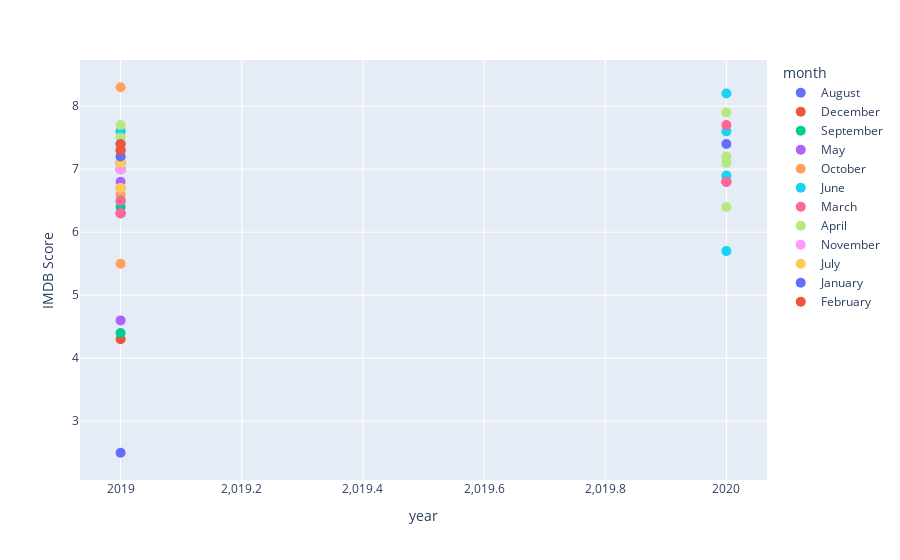

Notebook code cell kept with this figure:
### Code cell
fig = px.scatter(netflix_orginal_df_doc, x='year', y='IMDB Score', color='month')
fig.update_traces(marker_size=10)
fig.show()

### Figure 1 — Plotly figure (JSON) as saved in the notebook; plotly's stock layout.template omitted (floating-point values rounded to 4 significant figures)
{"data": [{"hovertemplate": "month=August<br>year=%{x}<br>IMDB Score=%{y}<extra></extra>", "legendgroup": "August", "marker": {"color": "#636efa", "size": 10, "symbol": "circle"}, "mode": "markers", "name": "August", "orientation": "v", "showlegend": true, "type": "scatter", "x": [2019, 2019, 2019], "xaxis": "x", "y": [2.5, 6.3, 7.4], "yaxis": "y"}, {"hovertemplate": "month=December<br>year=%{x}<br>IMDB Score=%{y}<extra></extra>", "legendgroup": "December", "marker": {"color": "#EF553B", "size": 10, "symbol": "circle"}, "mode": "markers", "name": "December", "orientation": "v", "showlegend": true, "type": "scatter", "x": [2019, 2019], "xaxis": "x", "y": [4.3, 7.1], "yaxis": "y"}, {"hovertemplate": "month=September<br>year=%{x}<br>IMDB Score=%{y}<extra></extra>", "legendgroup": "September", "marker": {"color": "#00cc96", "size": 10, "symbol": "circle"}, "mode": "markers", "name": "September", "orientation": "v", "showlegend": true, "type": "scatter", "x": [2019, 2019, 2019, 2019], "xaxis": "x", "y": [4.4, 6.4, 7, 7.1], "yaxis": "y"}, {"hovertemplate": "month=May<br>year=%{x}<br>IMDB Score=%{y}<extra></extra>", "legendgroup": "May", "marker": {"color": "#ab63fa", "size": 10, "symbol": "circle"}, "mode": "markers", "name": "May", "orientation": "v", "showlegend": true, "type": "scatter", "x": [2019, 2019, 2019, 2020, 2020, 2019, 2019], "xaxis": "x", "y": [4.6, 6.3, 6.8, 6.8, 6.8, 7, 7.1], "yaxis": "y"}, {"hovertemplate": "month=October<br>year=%{x}<br>IMDB Score=%{y}<extra></extra>", "legendgroup": "October", "marker": {"color": "#FFA15A", "size": 10, "symbol": "circle"}, "mode": "markers", "name": "October", "orientation": "v", "showlegend": true, "type": "scatter", "x": [2019, 2019, 2019, 2019, 2019, 2019], "xaxis": "x", "y": [5.5, 6.5, 6.6, 6.7, 7.6, 8.3], "yaxis": "y"}, {"hovertemplate": "month=June<br>year=%{x}<br>IMDB Score=%{y}<extra></extra>", "legendgroup": "June", "marker": {"color": "#19d3f3", "size": 10, "symbol": "circle"}, "mode": "markers", "name": "June", "orientation": "v", "showlegend": true, "type": "scatter", "x": [2020, 2019, 2020, 2019, 2019, 2020, 2019, 2020], "xaxis": "x", "y": [5.7, 6.5, 6.9, 7.2, 7.4, 7.6, 7.6, 8.2], "yaxis": "y"}, {"hovertemplate": "month=March<br>year=%{x}<br>IMDB Score=%{y}<extra></extra>", "legendgroup": "March", "marker": {"color": "#FF6692", "size": 10, "symbol": "circle"}, "mode": "markers", "name": "March", "orientation": "v", "showlegend": true, "type": "scatter", "x": [2019, 2019, 2020, 2019, 2020], "xaxis": "x", "y": [6.3, 6.5, 6.8, 7, 7.7], "yaxis": "y"}, {"hovertemplate": "month=April<br>year=%{x}<br>IMDB Score=%{y}<extra></extra>", "legendgroup": "April", "marker": {"color": "#B6E880", "size": 10, "symbol": "circle"}, "mode": "markers", "name": "April", "orientation": "v", "showlegend": true, "type": "scatter", "x": [2020, 2019, 2020, 2019, 2020, 2019, 2019, 2020], "xaxis": "x", "y": [6.4, 7, 7.1, 7.1, 7.2, 7.5, 7.7, 7.9], "yaxis": "y"}, {"hovertemplate": "month=November<br>year=%{x}<br>IMDB Score=%{y}<extra></extra>", "legendgroup": "November", "marker": {"color": "#FF97FF", "size": 10, "symbol": "circle"}, "mode": "markers", "name": "November", "orientation": "v", "showlegend": true, "type": "scatter", "x": [2019, 2019, 2019], "xaxis": "x", "y": [6.7, 7, 7.4], "yaxis": "y"}, {"hovertemplate": "month=July<br>year=%{x}<br>IMDB Score=%{y}<extra></extra>", "legendgroup": "July", "marker": {"color": "#FECB52", "size": 10, "symbol": "circle"}, "mode": "markers", "name": "July", "orientation": "v", "showlegend": true, "type": "scatter", "x": [2019, 2019], "xaxis": "x", "y": [6.7, 7.1], "yaxis": "y"}, {"hovertemplate": "month=January<br>year=%{x}<br>IMDB Score=%{y}<extra></extra>", "legendgroup": "January", "marker": {"color": "#636efa", "size": 10, "symbol": "circle"}, "mode": "markers", "name": "January", "orientation": "v", "showlegend": true, "type": "scatter", "x": [2019, 2019, 2020], "xaxis": "x", "y": [7.2, 7.3, 7.4], "yaxis": "y"}, {"hovertemplate": "month=February<br>year=%{x}<br>IMDB Score=%{y}<extra></extra>", "legendgroup": "February", "marker": {"color": "#EF553B", "size": 10, "symbol": "circle"}, "mode": "markers", "name": "February", "orientation": "v", "showlegend": true, "type": "scatter", "x": [2019, 2019], "xaxis": "x", "y": [7.3, 7.4], "yaxis": "y"}], "layout": {"legend": {"title": {"text": "month"}, "tracegroupgap": 0}, "margin": {"t": 60}, "xaxis": {"anchor": "y", "domain": [0, 1], "title": {"text": "year"}}, "yaxis": {"anchor": "x", "domain": [0, 1], "title": {"text": "IMDB Score"}}}}
